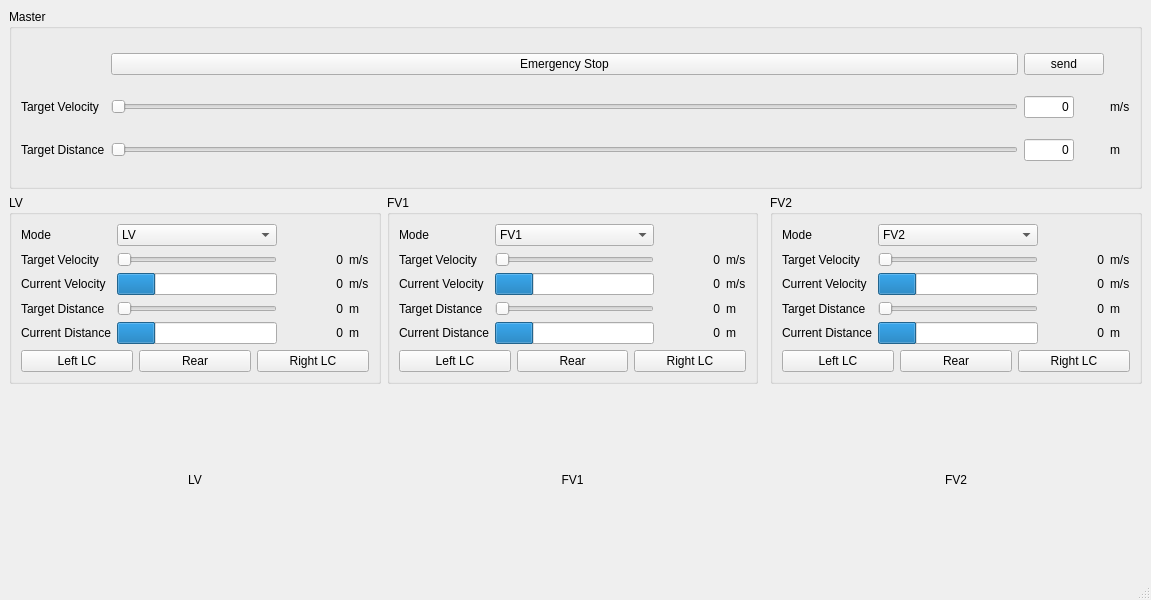
<?xml version="1.0" encoding="UTF-8"?>
<ui version="4.0">
 <class>Controller</class>
 <widget class="QMainWindow" name="Controller">
  <property name="geometry">
   <rect>
    <x>0</x>
    <y>0</y>
    <width>1151</width>
    <height>600</height>
   </rect>
  </property>
  <property name="windowTitle">
   <string>Controller</string>
  </property>
  <widget class="QWidget" name="centralwidget">
   <property name="enabled">
    <bool>true</bool>
   </property>
   <layout class="QGridLayout" name="gridLayout_2">
    <item row="2" column="1">
     <widget class="QGroupBox" name="FV1GBOX">
      <property name="title">
       <string>FV1</string>
      </property>
      <layout class="QGridLayout" name="gridLayout_4">
       <item row="7" column="3">
        <widget class="QLabel" name="label_24">
         <property name="text">
          <string>m</string>
         </property>
        </widget>
       </item>
       <item row="2" column="0">
        <widget class="QLabel" name="label_3">
         <property name="text">
          <string>Target Velocity</string>
         </property>
        </widget>
       </item>
       <item row="6" column="3">
        <widget class="QLabel" name="label_33">
         <property name="text">
          <string>m</string>
         </property>
        </widget>
       </item>
       <item row="2" column="3">
        <widget class="QLabel" name="label_28">
         <property name="text">
          <string>m/s</string>
         </property>
        </widget>
       </item>
       <item row="7" column="2">
        <widget class="QLabel" name="FV1CurDist">
         <property name="minimumSize">
          <size>
           <width>60</width>
           <height>0</height>
          </size>
         </property>
         <property name="sizeIncrement">
          <size>
           <width>0</width>
           <height>0</height>
          </size>
         </property>
         <property name="midLineWidth">
          <number>0</number>
         </property>
         <property name="text">
          <string>0</string>
         </property>
         <property name="scaledContents">
          <bool>false</bool>
         </property>
         <property name="alignment">
          <set>Qt::AlignRight|Qt::AlignTrailing|Qt::AlignVCenter</set>
         </property>
         <property name="margin">
          <number>5</number>
         </property>
        </widget>
       </item>
       <item row="6" column="1">
        <widget class="QSlider" name="FV1DistSlider">
         <property name="enabled">
          <bool>false</bool>
         </property>
         <property name="orientation">
          <enum>Qt::Horizontal</enum>
         </property>
        </widget>
       </item>
       <item row="1" column="0">
        <widget class="QLabel" name="label_16">
         <property name="text">
          <string>Mode</string>
         </property>
        </widget>
       </item>
       <item row="7" column="1">
        <widget class="QProgressBar" name="FV1DistBar">
         <property name="value">
          <number>24</number>
         </property>
         <property name="textVisible">
          <bool>false</bool>
         </property>
        </widget>
       </item>
       <item row="3" column="3">
        <widget class="QLabel" name="label_23">
         <property name="text">
          <string>m/s</string>
         </property>
        </widget>
       </item>
       <item row="3" column="0">
        <widget class="QLabel" name="label_8">
         <property name="text">
          <string>Current Velocity</string>
         </property>
        </widget>
       </item>
       <item row="7" column="0">
        <widget class="QLabel" name="label_10">
         <property name="text">
          <string>Current Distance</string>
         </property>
        </widget>
       </item>
       <item row="6" column="0">
        <widget class="QLabel" name="label_9">
         <property name="text">
          <string>Target Distance</string>
         </property>
        </widget>
       </item>
       <item row="3" column="2">
        <widget class="QLabel" name="FV1CurVel">
         <property name="minimumSize">
          <size>
           <width>60</width>
           <height>0</height>
          </size>
         </property>
         <property name="sizeIncrement">
          <size>
           <width>0</width>
           <height>0</height>
          </size>
         </property>
         <property name="midLineWidth">
          <number>0</number>
         </property>
         <property name="text">
          <string>0</string>
         </property>
         <property name="scaledContents">
          <bool>false</bool>
         </property>
         <property name="alignment">
          <set>Qt::AlignRight|Qt::AlignTrailing|Qt::AlignVCenter</set>
         </property>
         <property name="margin">
          <number>5</number>
         </property>
        </widget>
       </item>
       <item row="2" column="1">
        <widget class="QSlider" name="FV1VelSlider">
         <property name="enabled">
          <bool>false</bool>
         </property>
         <property name="orientation">
          <enum>Qt::Horizontal</enum>
         </property>
        </widget>
       </item>
       <item row="6" column="2">
        <widget class="QLabel" name="FV1TarDist">
         <property name="minimumSize">
          <size>
           <width>60</width>
           <height>0</height>
          </size>
         </property>
         <property name="sizeIncrement">
          <size>
           <width>0</width>
           <height>0</height>
          </size>
         </property>
         <property name="midLineWidth">
          <number>0</number>
         </property>
         <property name="text">
          <string>0</string>
         </property>
         <property name="scaledContents">
          <bool>false</bool>
         </property>
         <property name="alignment">
          <set>Qt::AlignRight|Qt::AlignTrailing|Qt::AlignVCenter</set>
         </property>
         <property name="margin">
          <number>5</number>
         </property>
        </widget>
       </item>
       <item row="1" column="1">
        <widget class="QComboBox" name="FV1Box">
         <property name="currentIndex">
          <number>2</number>
         </property>
         <item>
          <property name="text">
           <string>None</string>
          </property>
         </item>
         <item>
          <property name="text">
           <string>LV</string>
          </property>
         </item>
         <item>
          <property name="text">
           <string>FV1</string>
          </property>
         </item>
         <item>
          <property name="text">
           <string>FV2</string>
          </property>
         </item>
        </widget>
       </item>
       <item row="3" column="1">
        <widget class="QProgressBar" name="FV1VelBar">
         <property name="value">
          <number>24</number>
         </property>
         <property name="textVisible">
          <bool>false</bool>
         </property>
        </widget>
       </item>
       <item row="2" column="2">
        <widget class="QLabel" name="FV1TarVel">
         <property name="minimumSize">
          <size>
           <width>60</width>
           <height>0</height>
          </size>
         </property>
         <property name="sizeIncrement">
          <size>
           <width>0</width>
           <height>0</height>
          </size>
         </property>
         <property name="midLineWidth">
          <number>0</number>
         </property>
         <property name="text">
          <string>0</string>
         </property>
         <property name="scaledContents">
          <bool>false</bool>
         </property>
         <property name="alignment">
          <set>Qt::AlignRight|Qt::AlignTrailing|Qt::AlignVCenter</set>
         </property>
         <property name="margin">
          <number>5</number>
         </property>
        </widget>
       </item>
       <item row="8" column="0" colspan="4">
        <layout class="QHBoxLayout" name="FV1LaneChange">
         <item>
          <widget class="QPushButton" name="FV1_Left_LC">
           <property name="text">
            <string>Left LC</string>
           </property>
           <property name="checkable">
            <bool>true</bool>
           </property>
          </widget>
         </item>
         <item>
          <widget class="QPushButton" name="FV1_Rear">
           <property name="text">
            <string>Rear</string>
           </property>
          </widget>
         </item>
         <item>
          <widget class="QPushButton" name="FV1_Right_LC">
           <property name="text">
            <string>Right LC</string>
           </property>
          </widget>
         </item>
        </layout>
       </item>
      </layout>
     </widget>
    </item>
    <item row="2" column="0">
     <widget class="QGroupBox" name="LVGBOX">
      <property name="title">
       <string>LV</string>
      </property>
      <layout class="QGridLayout" name="gridLayout_3">
       <item row="4" column="2">
        <widget class="QLabel" name="LVCurDist">
         <property name="minimumSize">
          <size>
           <width>60</width>
           <height>0</height>
          </size>
         </property>
         <property name="sizeIncrement">
          <size>
           <width>0</width>
           <height>0</height>
          </size>
         </property>
         <property name="midLineWidth">
          <number>0</number>
         </property>
         <property name="text">
          <string>0</string>
         </property>
         <property name="scaledContents">
          <bool>false</bool>
         </property>
         <property name="alignment">
          <set>Qt::AlignRight|Qt::AlignTrailing|Qt::AlignVCenter</set>
         </property>
         <property name="margin">
          <number>5</number>
         </property>
        </widget>
       </item>
       <item row="3" column="0">
        <widget class="QLabel" name="label_13">
         <property name="text">
          <string>Target Distance</string>
         </property>
        </widget>
       </item>
       <item row="0" column="0">
        <widget class="QLabel" name="label_15">
         <property name="text">
          <string>Mode</string>
         </property>
        </widget>
       </item>
       <item row="2" column="2">
        <widget class="QLabel" name="LVCurVel">
         <property name="minimumSize">
          <size>
           <width>60</width>
           <height>0</height>
          </size>
         </property>
         <property name="sizeIncrement">
          <size>
           <width>0</width>
           <height>0</height>
          </size>
         </property>
         <property name="midLineWidth">
          <number>0</number>
         </property>
         <property name="text">
          <string>0</string>
         </property>
         <property name="scaledContents">
          <bool>false</bool>
         </property>
         <property name="alignment">
          <set>Qt::AlignRight|Qt::AlignTrailing|Qt::AlignVCenter</set>
         </property>
         <property name="margin">
          <number>5</number>
         </property>
        </widget>
       </item>
       <item row="2" column="0">
        <widget class="QLabel" name="label_12">
         <property name="text">
          <string>Current Velocity</string>
         </property>
        </widget>
       </item>
       <item row="3" column="2">
        <widget class="QLabel" name="LVTarDist">
         <property name="minimumSize">
          <size>
           <width>60</width>
           <height>0</height>
          </size>
         </property>
         <property name="sizeIncrement">
          <size>
           <width>0</width>
           <height>0</height>
          </size>
         </property>
         <property name="midLineWidth">
          <number>0</number>
         </property>
         <property name="text">
          <string>0</string>
         </property>
         <property name="scaledContents">
          <bool>false</bool>
         </property>
         <property name="alignment">
          <set>Qt::AlignRight|Qt::AlignTrailing|Qt::AlignVCenter</set>
         </property>
         <property name="margin">
          <number>5</number>
         </property>
        </widget>
       </item>
       <item row="0" column="1">
        <widget class="QComboBox" name="LVBox">
         <property name="currentIndex">
          <number>1</number>
         </property>
         <item>
          <property name="text">
           <string>None</string>
          </property>
         </item>
         <item>
          <property name="text">
           <string>LV</string>
          </property>
         </item>
         <item>
          <property name="text">
           <string>FV1</string>
          </property>
         </item>
         <item>
          <property name="text">
           <string>FV2</string>
          </property>
         </item>
        </widget>
       </item>
       <item row="1" column="0">
        <widget class="QLabel" name="label_2">
         <property name="text">
          <string>Target Velocity</string>
         </property>
        </widget>
       </item>
       <item row="1" column="3">
        <widget class="QLabel" name="label_27">
         <property name="text">
          <string>m/s</string>
         </property>
        </widget>
       </item>
       <item row="4" column="0">
        <widget class="QLabel" name="label_11">
         <property name="text">
          <string>Current Distance</string>
         </property>
        </widget>
       </item>
       <item row="2" column="3">
        <widget class="QLabel" name="label_21">
         <property name="text">
          <string>m/s</string>
         </property>
        </widget>
       </item>
       <item row="3" column="1">
        <widget class="QSlider" name="LVDistSlider">
         <property name="orientation">
          <enum>Qt::Horizontal</enum>
         </property>
        </widget>
       </item>
       <item row="2" column="1">
        <widget class="QProgressBar" name="LVVelBar">
         <property name="value">
          <number>24</number>
         </property>
         <property name="textVisible">
          <bool>false</bool>
         </property>
        </widget>
       </item>
       <item row="1" column="2">
        <widget class="QLabel" name="LVTarVel">
         <property name="minimumSize">
          <size>
           <width>60</width>
           <height>0</height>
          </size>
         </property>
         <property name="sizeIncrement">
          <size>
           <width>0</width>
           <height>0</height>
          </size>
         </property>
         <property name="midLineWidth">
          <number>0</number>
         </property>
         <property name="text">
          <string>0</string>
         </property>
         <property name="scaledContents">
          <bool>false</bool>
         </property>
         <property name="alignment">
          <set>Qt::AlignRight|Qt::AlignTrailing|Qt::AlignVCenter</set>
         </property>
         <property name="margin">
          <number>5</number>
         </property>
        </widget>
       </item>
       <item row="3" column="3">
        <widget class="QLabel" name="label_34">
         <property name="text">
          <string>m</string>
         </property>
        </widget>
       </item>
       <item row="4" column="1">
        <widget class="QProgressBar" name="LVDistBar">
         <property name="value">
          <number>24</number>
         </property>
         <property name="textVisible">
          <bool>false</bool>
         </property>
        </widget>
       </item>
       <item row="1" column="1">
        <widget class="QSlider" name="LVVelSlider">
         <property name="orientation">
          <enum>Qt::Horizontal</enum>
         </property>
        </widget>
       </item>
       <item row="4" column="3">
        <widget class="QLabel" name="label_22">
         <property name="text">
          <string>m</string>
         </property>
        </widget>
       </item>
       <item row="5" column="0" colspan="4">
        <layout class="QHBoxLayout" name="LVLaneChange">
         <item>
          <widget class="QPushButton" name="LV_Left_LC">
           <property name="text">
            <string>Left LC</string>
           </property>
           <property name="checkable">
            <bool>true</bool>
           </property>
          </widget>
         </item>
         <item>
          <widget class="QPushButton" name="LV_Rear">
           <property name="text">
            <string>Rear</string>
           </property>
          </widget>
         </item>
         <item>
          <widget class="QPushButton" name="LV_Right_LC">
           <property name="text">
            <string>Right LC</string>
           </property>
          </widget>
         </item>
        </layout>
       </item>
      </layout>
     </widget>
    </item>
    <item row="0" column="0" colspan="4">
     <widget class="QGroupBox" name="MGBOX">
      <property name="title">
       <string>Master</string>
      </property>
      <layout class="QGridLayout" name="gridLayout">
       <item row="1" column="2">
        <widget class="QLineEdit" name="MTarVel">
         <property name="sizePolicy">
          <sizepolicy hsizetype="Minimum" vsizetype="Fixed">
           <horstretch>0</horstretch>
           <verstretch>0</verstretch>
          </sizepolicy>
         </property>
         <property name="maximumSize">
          <size>
           <width>50</width>
           <height>50</height>
          </size>
         </property>
         <property name="text">
          <string>0</string>
         </property>
         <property name="maxLength">
          <number>32767</number>
         </property>
         <property name="alignment">
          <set>Qt::AlignRight|Qt::AlignTrailing|Qt::AlignVCenter</set>
         </property>
        </widget>
       </item>
       <item row="1" column="4">
        <widget class="QLabel" name="label_39">
         <property name="text">
          <string>m/s</string>
         </property>
        </widget>
       </item>
       <item row="0" column="1">
        <widget class="QPushButton" name="pushButton">
         <property name="text">
          <string>Emergency Stop</string>
         </property>
        </widget>
       </item>
       <item row="1" column="1">
        <widget class="QSlider" name="MVelSlider">
         <property name="orientation">
          <enum>Qt::Horizontal</enum>
         </property>
        </widget>
       </item>
       <item row="2" column="1">
        <widget class="QSlider" name="MDistSlider">
         <property name="orientation">
          <enum>Qt::Horizontal</enum>
         </property>
        </widget>
       </item>
       <item row="1" column="0">
        <widget class="QLabel" name="label">
         <property name="text">
          <string>Target Velocity</string>
         </property>
        </widget>
       </item>
       <item row="2" column="2">
        <widget class="QLineEdit" name="MTarDist">
         <property name="sizePolicy">
          <sizepolicy hsizetype="Minimum" vsizetype="Fixed">
           <horstretch>0</horstretch>
           <verstretch>0</verstretch>
          </sizepolicy>
         </property>
         <property name="maximumSize">
          <size>
           <width>50</width>
           <height>50</height>
          </size>
         </property>
         <property name="text">
          <string>0</string>
         </property>
         <property name="alignment">
          <set>Qt::AlignRight|Qt::AlignTrailing|Qt::AlignVCenter</set>
         </property>
        </widget>
       </item>
       <item row="2" column="4">
        <widget class="QLabel" name="label_40">
         <property name="text">
          <string>m</string>
         </property>
        </widget>
       </item>
       <item row="0" column="2">
        <widget class="QPushButton" name="Send">
         <property name="text">
          <string>send</string>
         </property>
        </widget>
       </item>
       <item row="2" column="0">
        <widget class="QLabel" name="label_14">
         <property name="text">
          <string>Target Distance</string>
         </property>
        </widget>
       </item>
      </layout>
     </widget>
    </item>
    <item row="4" column="0">
     <widget class="QLabel" name="LV_MAP">
      <property name="text">
       <string>LV</string>
      </property>
      <property name="alignment">
       <set>Qt::AlignCenter</set>
      </property>
     </widget>
    </item>
    <item row="4" column="1">
     <widget class="QLabel" name="FV1_MAP">
      <property name="text">
       <string>FV1</string>
      </property>
      <property name="alignment">
       <set>Qt::AlignCenter</set>
      </property>
     </widget>
    </item>
    <item row="4" column="3">
     <widget class="QLabel" name="FV2_MAP">
      <property name="text">
       <string>FV2</string>
      </property>
      <property name="alignment">
       <set>Qt::AlignCenter</set>
      </property>
     </widget>
    </item>
    <item row="2" column="3">
     <widget class="QGroupBox" name="FV2GBOX">
      <property name="title">
       <string>FV2</string>
      </property>
      <layout class="QGridLayout" name="gridLayout_5">
       <item row="0" column="0">
        <widget class="QLabel" name="label_17">
         <property name="text">
          <string>Mode</string>
         </property>
        </widget>
       </item>
       <item row="6" column="0" colspan="4">
        <layout class="QHBoxLayout" name="FV2LaneChange">
         <item>
          <widget class="QPushButton" name="FV2_Left_LC">
           <property name="text">
            <string>Left LC</string>
           </property>
           <property name="checkable">
            <bool>true</bool>
           </property>
          </widget>
         </item>
         <item>
          <widget class="QPushButton" name="FV2_Rear">
           <property name="text">
            <string>Rear</string>
           </property>
          </widget>
         </item>
         <item>
          <widget class="QPushButton" name="FV2_Right_LC">
           <property name="text">
            <string>Right LC</string>
           </property>
           <property name="checkable">
            <bool>true</bool>
           </property>
          </widget>
         </item>
        </layout>
       </item>
       <item row="4" column="2">
        <widget class="QLabel" name="FV2CurDist">
         <property name="minimumSize">
          <size>
           <width>60</width>
           <height>0</height>
          </size>
         </property>
         <property name="sizeIncrement">
          <size>
           <width>0</width>
           <height>0</height>
          </size>
         </property>
         <property name="midLineWidth">
          <number>0</number>
         </property>
         <property name="text">
          <string>0</string>
         </property>
         <property name="scaledContents">
          <bool>false</bool>
         </property>
         <property name="alignment">
          <set>Qt::AlignRight|Qt::AlignTrailing|Qt::AlignVCenter</set>
         </property>
         <property name="margin">
          <number>5</number>
         </property>
        </widget>
       </item>
       <item row="3" column="1">
        <widget class="QSlider" name="FV2DistSlider">
         <property name="enabled">
          <bool>false</bool>
         </property>
         <property name="orientation">
          <enum>Qt::Horizontal</enum>
         </property>
        </widget>
       </item>
       <item row="4" column="0">
        <widget class="QLabel" name="label_7">
         <property name="text">
          <string>Current Distance</string>
         </property>
        </widget>
       </item>
       <item row="1" column="0">
        <widget class="QLabel" name="label_4">
         <property name="text">
          <string>Target Velocity</string>
         </property>
        </widget>
       </item>
       <item row="3" column="3">
        <widget class="QLabel" name="label_32">
         <property name="text">
          <string>m</string>
         </property>
        </widget>
       </item>
       <item row="4" column="1">
        <widget class="QProgressBar" name="FV2DistBar">
         <property name="value">
          <number>24</number>
         </property>
         <property name="textVisible">
          <bool>false</bool>
         </property>
        </widget>
       </item>
       <item row="0" column="1">
        <widget class="QComboBox" name="FV2Box">
         <property name="currentIndex">
          <number>3</number>
         </property>
         <item>
          <property name="text">
           <string>None</string>
          </property>
         </item>
         <item>
          <property name="text">
           <string>LV</string>
          </property>
         </item>
         <item>
          <property name="text">
           <string>FV1</string>
          </property>
         </item>
         <item>
          <property name="text">
           <string>FV2</string>
          </property>
         </item>
        </widget>
       </item>
       <item row="2" column="3">
        <widget class="QLabel" name="label_25">
         <property name="text">
          <string>m/s</string>
         </property>
        </widget>
       </item>
       <item row="1" column="3">
        <widget class="QLabel" name="label_29">
         <property name="text">
          <string>m/s</string>
         </property>
        </widget>
       </item>
       <item row="2" column="2">
        <widget class="QLabel" name="FV2CurVel">
         <property name="minimumSize">
          <size>
           <width>60</width>
           <height>0</height>
          </size>
         </property>
         <property name="sizeIncrement">
          <size>
           <width>0</width>
           <height>0</height>
          </size>
         </property>
         <property name="midLineWidth">
          <number>0</number>
         </property>
         <property name="text">
          <string>0</string>
         </property>
         <property name="scaledContents">
          <bool>false</bool>
         </property>
         <property name="alignment">
          <set>Qt::AlignRight|Qt::AlignTrailing|Qt::AlignVCenter</set>
         </property>
         <property name="margin">
          <number>5</number>
         </property>
        </widget>
       </item>
       <item row="3" column="2">
        <widget class="QLabel" name="FV2TarDist">
         <property name="minimumSize">
          <size>
           <width>60</width>
           <height>0</height>
          </size>
         </property>
         <property name="sizeIncrement">
          <size>
           <width>0</width>
           <height>0</height>
          </size>
         </property>
         <property name="midLineWidth">
          <number>0</number>
         </property>
         <property name="text">
          <string>0</string>
         </property>
         <property name="scaledContents">
          <bool>false</bool>
         </property>
         <property name="alignment">
          <set>Qt::AlignRight|Qt::AlignTrailing|Qt::AlignVCenter</set>
         </property>
         <property name="margin">
          <number>5</number>
         </property>
        </widget>
       </item>
       <item row="2" column="0">
        <widget class="QLabel" name="label_5">
         <property name="text">
          <string>Current Velocity</string>
         </property>
        </widget>
       </item>
       <item row="4" column="3">
        <widget class="QLabel" name="label_26">
         <property name="text">
          <string>m</string>
         </property>
        </widget>
       </item>
       <item row="2" column="1">
        <widget class="QProgressBar" name="FV2VelBar">
         <property name="value">
          <number>24</number>
         </property>
         <property name="textVisible">
          <bool>false</bool>
         </property>
        </widget>
       </item>
       <item row="1" column="2">
        <widget class="QLabel" name="FV2TarVel">
         <property name="minimumSize">
          <size>
           <width>60</width>
           <height>0</height>
          </size>
         </property>
         <property name="sizeIncrement">
          <size>
           <width>0</width>
           <height>0</height>
          </size>
         </property>
         <property name="midLineWidth">
          <number>0</number>
         </property>
         <property name="text">
          <string>0</string>
         </property>
         <property name="scaledContents">
          <bool>false</bool>
         </property>
         <property name="alignment">
          <set>Qt::AlignRight|Qt::AlignTrailing|Qt::AlignVCenter</set>
         </property>
         <property name="margin">
          <number>5</number>
         </property>
        </widget>
       </item>
       <item row="1" column="1">
        <widget class="QSlider" name="FV2VelSlider">
         <property name="enabled">
          <bool>false</bool>
         </property>
         <property name="orientation">
          <enum>Qt::Horizontal</enum>
         </property>
        </widget>
       </item>
       <item row="3" column="0">
        <widget class="QLabel" name="label_6">
         <property name="text">
          <string>Target Distance</string>
         </property>
        </widget>
       </item>
      </layout>
     </widget>
    </item>
   </layout>
  </widget>
  <widget class="QMenuBar" name="menubar">
   <property name="geometry">
    <rect>
     <x>0</x>
     <y>0</y>
     <width>1151</width>
     <height>22</height>
    </rect>
   </property>
  </widget>
  <widget class="QStatusBar" name="statusbar"/>
 </widget>
 <resources/>
 <connections/>
</ui>
